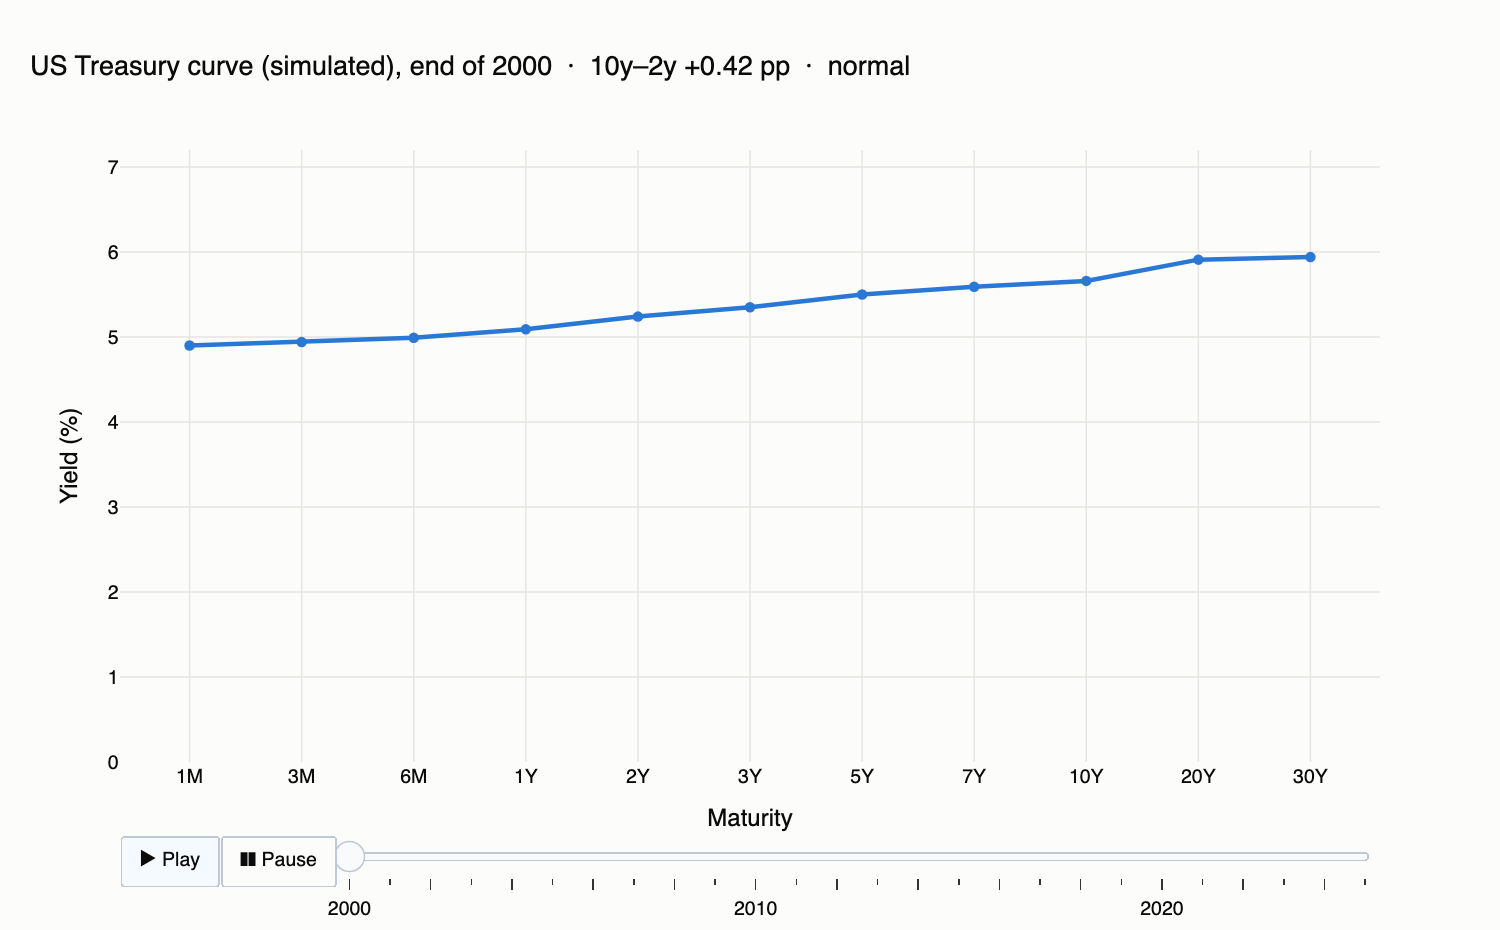

Source code (Python):
"""
Animated Yield Curve (2000–2025)  -  family: Interactive, animated & big data

DESIGN PURPOSE
Plays the government bond yield curve through time, one frame per year, with a
faint trail of the previous three years' curves. The curve's shape (upward
sloping, flat or inverted) is the message, and watching it twist, shift and
invert shows rate cycles more intuitively than any single snapshot.

WHEN TO USE
  - Explain rate cycles: easing, tightening, and curve inversions before
    recessions
  - Teach how the short end follows the central bank while the long end
    follows growth and inflation expectations
  - Present the history of a term structure (yields, futures, swap curves)

AVOID WHEN
  - Readers need to compare two specific dates precisely (overlay those two
    curves statically)
  - The medium is print (use the yield curve history heatmap instead)

ALTERNATIVES
  - Yield curve history heatmap (maturity × time)
  - Static overlay of a few chosen dates
  - 10y–2y spread line chart

EXAMPLE
Simulated year-end US-Treasury-like curves (1 month to 30 years) for
2000–2025. Short and long anchors follow the broad shape of the real cycle
(2001–03 easing, 2006–07 inversion, zero rates 2009–15 and 2020–21, the
2022–24 inversion), but the values are illustrative.

Run:  python animated_yield_curve.py
"""
import sys
from pathlib import Path

import numpy as np
import pandas as pd
import plotly.express as px
import plotly.graph_objects as go
import plotly.io as pio

PALETTE = ["#2a78d6", "#eb6834", "#1baf7a", "#eda100",
           "#e87ba4", "#008300", "#6250d6", "#e34948"]
pio.templates["vizlib"] = go.layout.Template(layout=dict(
    colorway=PALETTE, font=dict(family="Helvetica, Arial, sans-serif", size=13, color="#0b0b0b"),
    paper_bgcolor="#fcfcfb", plot_bgcolor="#fcfcfb", title=dict(x=0.02, xanchor="left"),
    xaxis=dict(gridcolor="#e6e5e1", linecolor="#c9c8c3", zeroline=False),
    yaxis=dict(gridcolor="#e6e5e1", linecolor="#c9c8c3", zeroline=False),
))
pio.templates.default = "plotly_white+vizlib"

# --- Example data ------------------------------------------------------------
rng = np.random.default_rng(8)
quarters = pd.period_range("2000Q1", "2025Q4", freq="Q")
t = quarters.year + (quarters.quarter - 1) / 4
# Anchor points (year, %) for the policy rate (short end) and the 10-year yield (long end).
short_pts = [(2000, 6.3), (2001.5, 3.5), (2003, 1.0), (2004.5, 1.3), (2006.5, 5.2), (2007.5, 5.0),
             (2008.9, 0.1), (2015.9, 0.2), (2018.9, 2.4), (2019.6, 2.0), (2020.2, 0.1), (2022.0, 0.1),
             (2022.4, 1.6), (2022.8, 4.3), (2023.5, 5.3), (2024.6, 5.3), (2025.9, 4.0)]
long_pts = [(2000, 6.0), (2003, 4.0), (2006, 4.8), (2008, 3.8), (2012, 1.8), (2014, 2.5), (2016, 1.8),
            (2018, 2.9), (2020, 0.9), (2021.8, 1.5), (2022.8, 3.8), (2023, 4.1), (2024, 4.2), (2025.9, 4.4)]
short = np.interp(t, *zip(*short_pts)) + rng.normal(0, 0.05, len(t))
long = np.interp(t, *zip(*long_pts)) + rng.normal(0, 0.08, len(t))

maturities = ["1M", "3M", "6M", "1Y", "2Y", "3Y", "5Y", "7Y", "10Y", "20Y", "30Y"]
years_to_mat = np.array([1/12, 0.25, 0.5, 1, 2, 3, 5, 7, 10, 20, 30])
tau = 2.0
shape = (1 - np.exp(-years_to_mat / tau)) / (years_to_mat / tau)    # Nelson-Siegel slope loading
shape10 = (1 - np.exp(-10 / tau)) / (10 / tau)
curves = pd.DataFrame(
    [lng + (sht - lng) * (shape - shape10) / (1 - shape10) + 0.15 * (years_to_mat > 10) for sht, lng in zip(short, long)],
    index=quarters.strftime("%Y Q%q"), columns=maturities).clip(lower=0.02).round(2)
curves["10y-2y"] = curves["10Y"] - curves["2Y"]
curves = curves.iloc[3::4]                                # one frame per year: the year-end (Q4) curve
curves.index = curves.index.str[:4]
curves.iloc[::5]

# --- Plot --------------------------------------------------------------------
TRAIL = 3  # previous years shown faintly
labels = list(curves.index)


def frame_traces(i):
    traces = []
    for k in range(TRAIL, 0, -1):  # always the same number of traces: full traces in every frame
        j = i - k
        y = curves.iloc[j][maturities] if j >= 0 else [None] * len(maturities)
        traces.append(go.Scatter(x=maturities, y=y, mode="lines", hoverinfo="skip",
                                 line=dict(color="#b8b7b1", width=1), opacity=0.25 + 0.15 * (TRAIL - k)))
    inverted = curves["10y-2y"].iloc[i] < 0
    traces.append(go.Scatter(x=maturities, y=curves.iloc[i][maturities], mode="lines+markers",
                             line=dict(color=PALETTE[1] if inverted else PALETTE[0], width=3),
                             marker=dict(size=7), hovertemplate="%{x}: %{y:.2f}%<extra></extra>"))
    return traces


def frame_title(i):
    spread = curves["10y-2y"].iloc[i]
    state = "INVERTED" if spread < 0 else "normal"
    return f"US Treasury curve (simulated), end of {labels[i]}  ·  10y–2y {spread:+.2f} pp  ·  {state}"


fig = go.Figure(
    data=frame_traces(0),
    frames=[go.Frame(data=frame_traces(i), name=labels[i], layout=dict(title_text=frame_title(i)))
            for i in range(len(curves))],
)
fig.update_layout(
    title_text=frame_title(0), showlegend=False, height=560,
    xaxis=dict(title="Maturity", type="category"),
    yaxis=dict(title="Yield (%)", range=[0, 7.2]),
    updatemenus=[dict(type="buttons", x=0, y=-0.12, xanchor="left", direction="left", buttons=[
        dict(label="▶ Play", method="animate",
             args=[None, dict(frame=dict(duration=450, redraw=False), fromcurrent=True, transition=dict(duration=0))]),
        dict(label="❚❚ Pause", method="animate",
             args=[[None], dict(frame=dict(duration=0, redraw=False), mode="immediate")])])],
    sliders=[dict(x=0.17, y=-0.08, len=0.83, currentvalue=dict(visible=False),
                  steps=[dict(label=lab if int(lab) % 5 == 0 else "", method="animate",
                              args=[[lab], dict(mode="immediate", frame=dict(duration=0, redraw=False))])
                         for lab in labels])],
    margin=dict(b=110),
)

# --- Save / show -------------------------------------------------------------
out = Path(__file__).with_name(Path(__file__).stem + ".html")
fig.write_html(out, include_plotlyjs="cdn", div_id="animated_yield_curve")
try:  # static preview; needs kaleido + a local Chrome
    fig.write_image(out.with_suffix(".png"), width=1000, height=620, scale=1.5)
except Exception:
    pass
try:  # animated: also write a GIF preview from the frames (kaleido + Pillow)
    import io
    from PIL import Image
    still = go.Figure(fig)
    still.layout.updatemenus, still.layout.sliders = (), ()  # no play controls in a GIF
    step = max(1, len(fig.frames) // 40)
    images = []
    for frame in fig.frames[::step]:
        still.update(data=list(frame.data), layout=frame.layout)
        png = still.to_image(format="png", width=900, height=560)
        images.append(Image.open(io.BytesIO(png)).convert("P", palette=Image.ADAPTIVE))
    images[0].save(out.with_suffix(".gif"), save_all=True, append_images=images[1:],
                   duration=int(1000 / 6), loop=0)
except Exception as exc:
    print(f"GIF preview skipped: {exc}")
print(f"saved {out}")
if "--no-show" not in sys.argv:
    fig.show()
